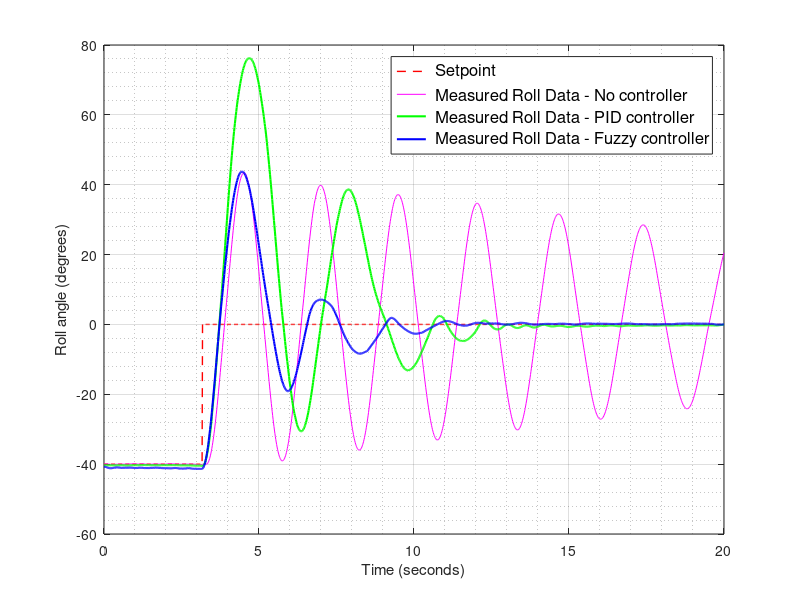
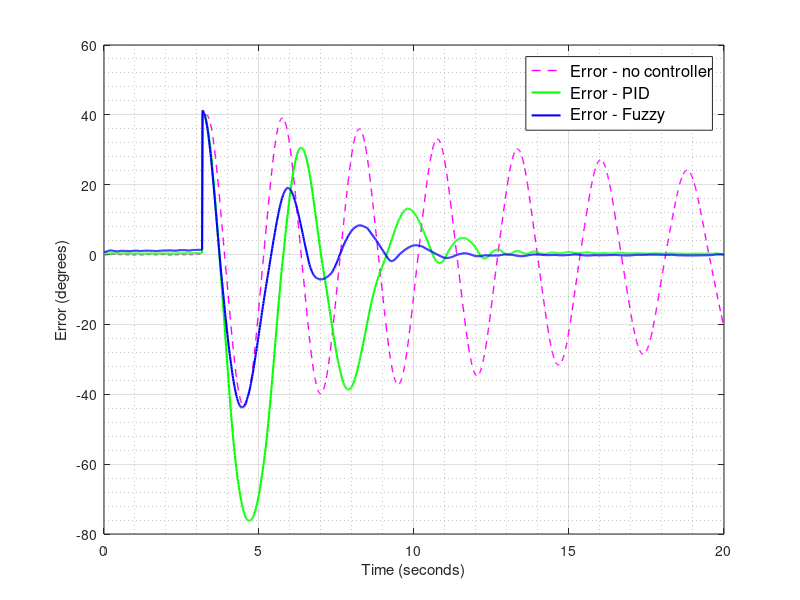

Write MATLAB code to recreate these figures, in order.
close all

IMU1 = load('capture81.txt'); %0-35deg No controller
IMU2 = load('capture88.txt'); %0-35deg PID
IMU3 = load('capture64.txt'); %0-35deg Fuzzy


%Read values for no controller
Pitch1 =            (IMU1(1:1398,1));
Roll1 =             (IMU1(1:1398,2))+0.2;
TIM2_CCR21 =        (IMU1(1:1398,3));
TIM1_CCR31 =        (IMU1(1:1398,4));
Controller_type1 =  (IMU1(1:1398,5));
Setpoint1 =         (IMU1(1:1398,6));

%Read values for PID
Pitch2 =            (IMU2(1:1398,1));
Roll2 =             (IMU2(1:1398,2)+4.5);
TIM2_CCR22 =        (IMU2(1:1398,3));
TIM1_CCR32 =        (IMU2(1:1398,4));
Controller_type2 =  (IMU2(1:1398,5));
Setpoint2 =         (IMU2(1:1398,6));

%Read values for Fuzzy
Pitch3 =            (IMU3(1:1398,1));
Roll3 =             (IMU3(1:1398,2));
TIM2_CCR23 =        (IMU3(1:1398,3));
TIM1_CCR33 =        (IMU3(1:1398,4));
Controller_type3 =  (IMU3(1:1398,5));
Setpoint3 =         (IMU3(1:1398,6));



Setpoint1(1:222) = -40;
% Setpoint3(210:1398) = 10;

% Roll1 = Roll1*1,17 + 6;
% Roll2 = Roll2*1.17 + 6;
Roll3 = Roll3*1.17 + 6;


% Roll1(222:1398) = Roll1(222:1398)+ 5;
% Roll2(222:1398) = Roll2(222:1398)+ 5;
% Roll3(222:1398) = Roll3(222:1398)+ 5;


%set time
[m,n] = size(IMU1);
m = 1398;
time = linspace(0,20,m);

figure(1)
plot(time, Setpoint1, 'r--', 'LineWidth', 1)
hold on
plot(time, Roll1, 'm');
plot(time, Roll2, 'g', 'LineWidth', 1.5);
plot(time, Roll3, 'b', 'LineWidth', 1.5);
legend(' Setpoint' ,' Measured Roll Data - No controller',' Measured Roll Data - PID controller', ' Measured Roll Data - Fuzzy controller', 'FontSize',12);
grid on
grid minor
ylabel('Roll angle (degrees)');
xlabel('Time (seconds)');


%plot roll
% figure(2)
% plot(time, Setpoint1, 'r--', 'LineWidth', 1)
% hold on
% plot(time, Roll1, 'm');
% plot(time, Roll2, 'g', 'LineWidth', 1.5);
% plot(time, Roll3, 'b', 'LineWidth', 1.5);
% legend(' Setpoint' ,' Measured Roll Data - No controller',' Measured Roll Data - PID controller', ' Measured Roll Data - Fuzzy controller', 'FontSize',12);
% grid on
% grid minor
% ylabel('Roll angle (degrees)');
% xlabel('Time (seconds)');


%% Calculate quality measures 

%Calculate error
error1 = Setpoint1-Roll1;
error2 = Setpoint1-Roll2;
error3 = Setpoint1-Roll3;

% error1(1:209) = error11(1:209)-1.6;
% error2(1:209) = error22(1:209)-1.6;
% error3(1:209) = error33(1:209)-1.6;

%plot error
figure(2)
plot(time, error1, 'm--', 'LineWidth', 1);
hold on
plot(time, error2, 'g', 'LineWidth', 1.5);
plot(time, error3, 'b', 'LineWidth', 1.5);
legend(' Error - no controller' ,' Error - PID',' Error - Fuzzy','FontSize',12)
grid on
grid minor
ylabel('Error (degrees)');
xlabel('Time (seconds)');



%Mean Absolute Error
MAE1 = sum(error1)
MAE2 = sum(error2)
MAE3 = sum(error3)

%Squared Sum Error
SSE1 = sum(error1.*error1);
SSE1_dec = num2str(SSE1,'%.2f')

SSE2 = sum(error2.*error2);
SSE2_dec = num2str(SSE2,'%.2f')

SSE3 = sum(error3.*error3);
SSE3_dec = num2str(SSE3,'%.2f')

%Mean Square Error
MSE1 = mean(error1.*error1)
MSE2 = mean(error2.*error2)
MSE3 = mean(error3.*error3)

